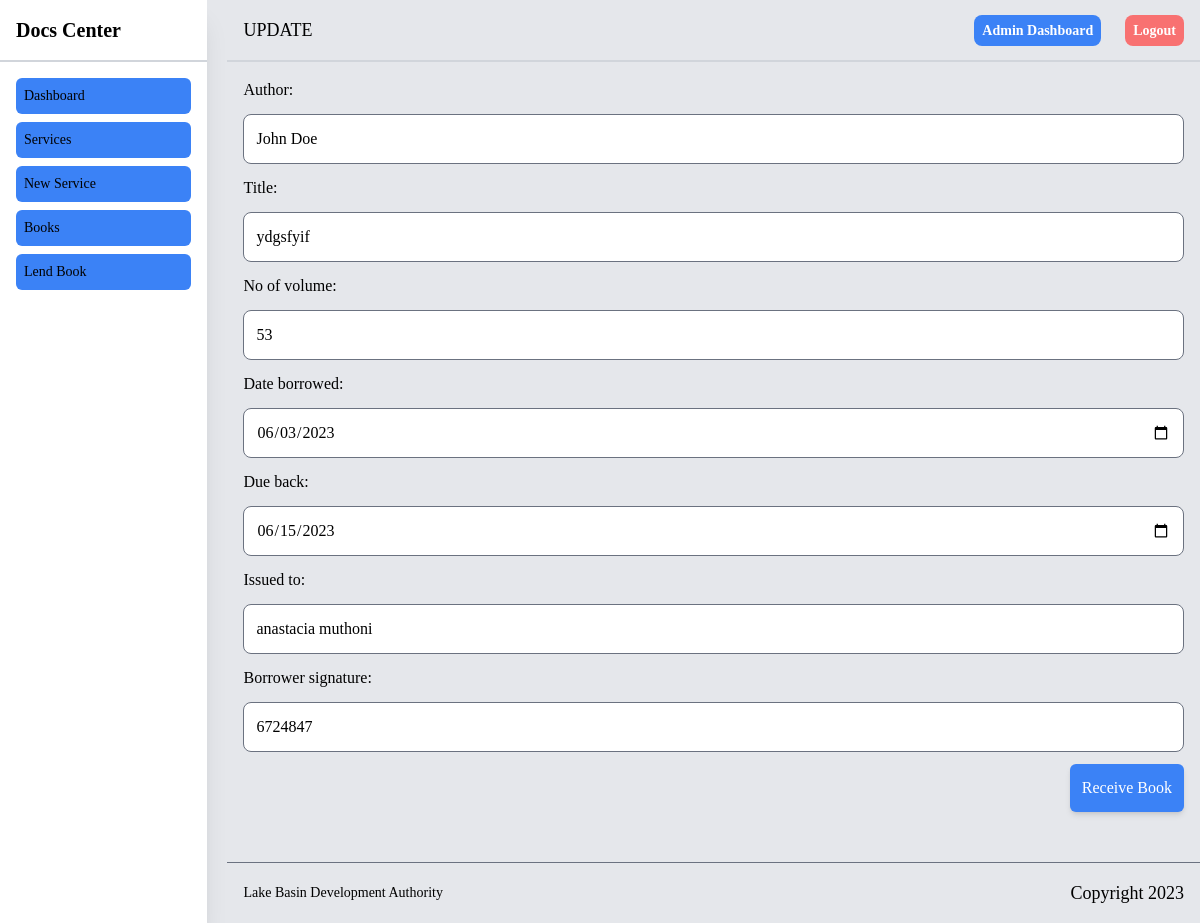
The page /library/update/2 (signed in) on the database its author committed.
### library/models.py (models this page shows, shortened)
class Book(models.Model):
    author = models.CharField(max_length=255)
    title = models.CharField(max_length=255)
    no_of_volume = models.CharField(max_length=255, null=True)
    issued_to = models.CharField(max_length=255, null=True)
    borrower_signature = models.IntegerField(null=False)
    created_at = models.DateTimeField(auto_now_add=True)
    returned = models.BooleanField(default=False)
    borrowed = models.BooleanField(default=False)
    issuing_officer = models.ForeignKey(User, related_name="books", on_delete=models.CASCADE, default=1)
    due_back = models.DateField(null=False)
    date_borrowed = models.DateField(null=False)
    date_returned = models.DateField(null = True)
    class Meta:
        ordering = ('title',)
        verbose_name_plural = "Books"

### library/views.py (the view)
# urls.py: re_path(r'^update/(?P<pk>\d+)', views.updateDocument, name="update-document"),
@login_required
def updateDocument(request, pk):
    document = get_object_or_404(Book, pk=pk)
    if request.method == "POST":
        form = NewDocumentForm(instance=document, data=request.POST)
        if form.is_valid():
            form.save()
            return redirect("library:index")
    else:
        form = NewDocumentForm(instance=document)
    return render(request, "library/edit-document.html", {"form": form, "object": document})

### library/forms.py
class NewDocumentForm(forms.ModelForm):
    class Meta:
        model = Book
        fields = ["author", "title", "no_of_volume", "date_borrowed", "due_back", "issued_to", "borrower_signature"]
        widgets = {
            "author": forms.TextInput(attrs={"class": INPUT_CLASS, "placeholder": "Author of the book"}),
            "title": forms.TextInput(attrs={"class": INPUT_CLASS, "placeholder": "Title of the book"}),
            "no_of_volume": forms.TextInput(attrs={"class": INPUT_CLASS, "placeholder": "Volume number"}),
            "date_borrowed": forms.DateInput(attrs={"class": INPUT_CLASS, "placeholder": "Title of the book", "type": "date"}),
            "due_back": forms.DateInput(attrs={"class": INPUT_CLASS, "placeholder": "Title of the book", "type": "date"}),
            "issued_to": forms.TextInput(attrs={"class": INPUT_CLASS, "placeholder": "Name of the borrower"}),
            "borrower_signature": forms.NumberInput(attrs={"class": INPUT_CLASS, "placeholder": "Borrower signature"}),
        }

### library/templates/library/edit-document.html (shortened to what this page needs)
{% extends 'core/base.html' %}
{% block crumbs %} Update {% endblock %}
{% block content %}
<div>
   <div>
        <form action="" method="post">
            {{ form.as_p }}
            <div class="flex justify-end w-full">
                <button class="bg-blue-500 text-white p-3 rounded-md shadow-md">Receive Book</button>
            </div>
        </form>
    </div>
</div>
{% endblock %}

### rows shown on the page
Book: author "John Doe", title "ydgsfyif", no_of_volume "53", date_borrowed "06/03/2023", due_back "06/15/2023", issued_to "anastacia muthoni", borrower_signature "6724847"
